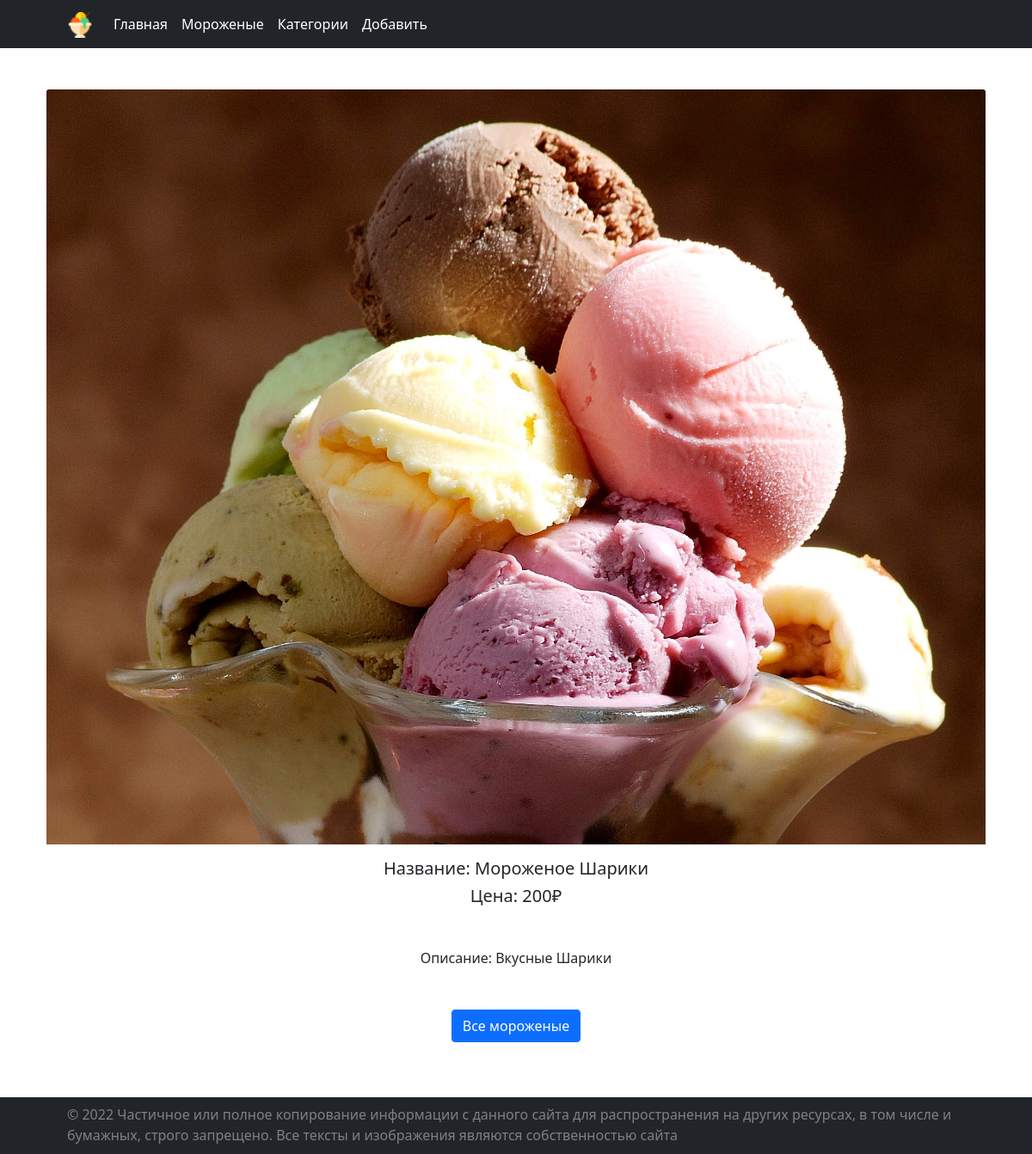
Page /icecream/1/ on the committed database.
### ice_cream/models.py (models this page shows, shortened)
class IceCream(models.Model):
    objects = models.Manager()
    category = models.ForeignKey(Category, on_delete=models.CASCADE, verbose_name='Категория')
    name = models.CharField(max_length=40, verbose_name='Название')
    description = models.TextField(verbose_name='Описание', blank=True)
    photo = models.ImageField(upload_to='photos/%Y/%m/%d/', verbose_name='Фотография')
    created_at = models.DateTimeField(auto_now_add=True, verbose_name='Время публикации')
    price = models.PositiveIntegerField(verbose_name='Цена', default=0)
    views = models.PositiveIntegerField(verbose_name='Просмотры', default=0)
    class Meta:
        verbose_name = 'Мороженое'
        verbose_name_plural = 'Мороженые'
        ordering = ['-created_at', '-name']

### ice_cream/views.py (the view)
# urls.py: path('icecream/<int:icecream_id>/', ShowOneIceCream.as_view(), name='icecream'),
class ShowOneIceCream(DetailView):
    model = IceCream
    template_name = 'ice_cream/icecream.html'
    context_object_name = 'ice_cream'
    pk_url_kwarg = 'icecream_id'
    def get_context_data(self, *, object_list=None, **kwargs):
        context = super().get_context_data(**kwargs)
        context['title'] = 'Мороженое'
        context['user_name'] = self.request.user
        add_views(context['object'].id)
        return context

### ice_cream/services.py (called while the page is built)
def add_views(id_product):
    IceCream.objects.filter(pk=id_product).update(views=F('views') + 1)

### ice_cream/templates/ice_cream/icecream.html (shortened to what this page needs)
{% extends 'base.html' %}
{% block content %}
<div class="container my-5">
    <div class="container">
        <div class="row row-cols-1 g-5">
            <div class="col">
                <div class="product">
                    <img src="{{ ice_cream.photo.url }}"
                         class="card-img-top"
                         alt="{{ ice_cream.name }}">
                    <div class="card-body">
                        <h5 class="card-title">
                            Название: {{ ice_cream.name }}
                        </h5>
                        <h5 class="card-text">
                            Цена: {{ ice_cream.price }}₽
                        </h5>
                        <p class="card-text my-5">
                            Описание: {{ ice_cream.description }}
                        </p>
                        <a href="{% url 'cards' %}"
                           class="btn btn-primary">
                            Все мороженые
                        </a>
                    </div>
                </div>
            </div>
        </div>
    </div>
</div>
{% endblock %}

### main/static/css/style.css (style rules this page uses)
.product { border-radius: 1em; text-align: center; }
.container { max-width: 1044px; margin: 0 auto; padding: 0 20px; }
:root { --size: 100px; --frames: 62; }

### rows in the picture
IceCream: photo (picture), name "Мороженое Шарики", price "200", description "Вкусные Шарики"
